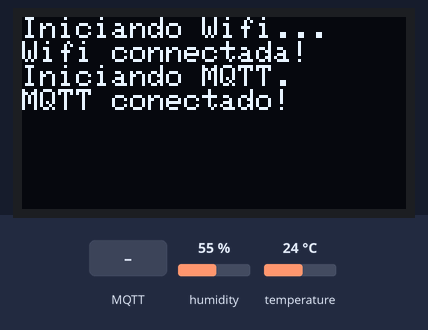
A sketch run on a simulated ESP32. Parts: 128×64 one-colour display. Inputs (shaded band) come from the test bench; at power-on: humidity 55 %, temperature 24 °C. WiFi joins after 1.5 s; servers stay silent unless stated; the display library's start-up logo is not drawn; no MQTT or app messages arrive unless stated; nothing arrives over Bluetooth unless stated; what the sketch prints to the serial monitor is not drawn.

Above: at 4.3 s.
4.4 s: MQTT message "1" arrives on the first subscribed topic
At 5.1 s:
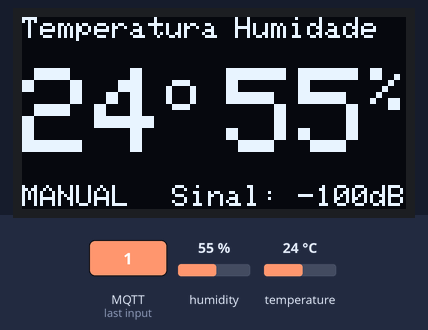
7.5 s: humidity set to 22 %
At 10.1 s:
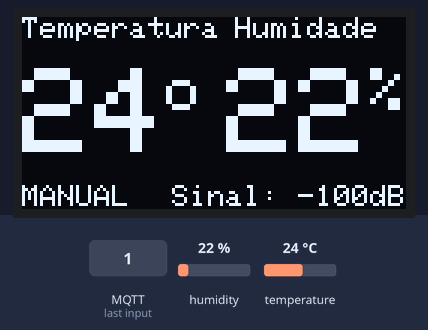
10.6 s: MQTT message "0" arrives on the first subscribed topic
At 11.9 s:
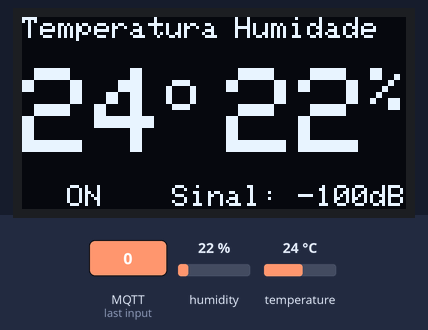
17.4 s: temperature set to 12 °C
At 27.1 s:
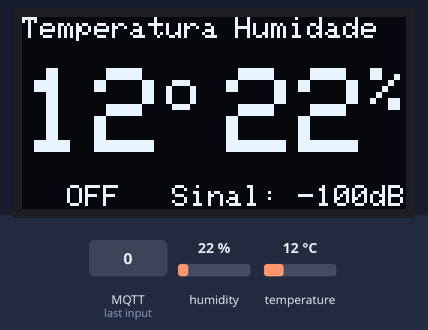
27.5 s: humidity set to 40 %
At 37.1 s:
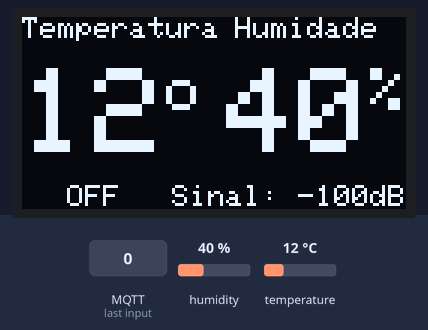
37.6 s: temperature set to 19 °C
At 47.2 s:
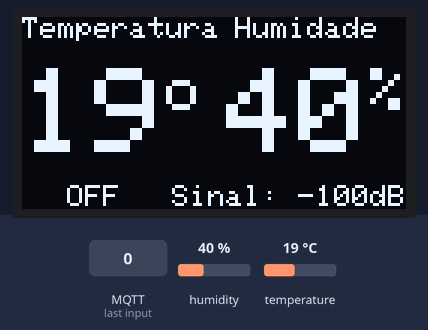
Timing chart, 0 to 48.7 s (numbered marks = the images above; inputs shaded):
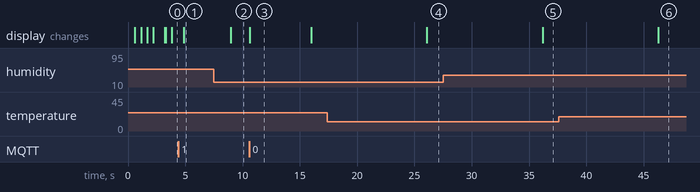

The sketch:

ESP32_Sensor_Presenca_BLE_OLED.ino
```cpp
// --- CONFIGURAÇÃO WIFI ---
#include <WiFi.h>
const char* ssid = "Alura-Wifi";
const char* password = "123456";
WiFiClient esp32Client;

// --- CONFIGURAÇÃO MQTT CLIENT ---
#include <PubSubClient.h>
PubSubClient client(esp32Client);
const char* mqtt_server = "192.168.0.1";
const char* mqtt_id = "ESP32-BLE";
const char* mqtt_user = "alura";
const char* mqtt_pass = "123456";
const char* mqtt_topico_sensor_temperatura = "ESP32/sensorTemperatura";
const char* mqtt_topico_sensor_umidade = "ESP32/sensorHumidade";
const char* mqtt_topico_sensor_presenca = "ESP32/sensorPresenca";
const char* mqtt_topico_sensor_sinal = "ESP32/nivelSinal";
const char* mqtt_topico_ativacao_manual = "ESP32/ativacaoManual";
boolean ativacaoManual = false;

// --- PARAMETROS DO DISPLAY OLED ---
#include <Adafruit_GFX.h>
#include <Adafruit_SSD1306.h>
Adafruit_SSD1306 display(128, 64, &Wire, -1);
long milissegundos = millis();

// --- PARAMETROS DO SENSOR DHT ---
#include "DHT.h"
#define DHTPIN 23
#define DHTTYPE DHT11
DHT dht(DHTPIN, DHTTYPE);
int temperaturaMedida = 0;
int umidadeMedida = 0;
int temperaturaAnterior = 0;
int umidadeAnterior = 0;

// --- PARAMETROS DO BLUETOOTH LE ---
#include <BLEDevice.h>
#include <BLEScan.h>
#include <BLEAdvertisedDevice.h>
int scanTime = 5;  //In seconds

// --- PARÂMETROS DOS DISPOSITIVOS BLE BUSCADO ---
int sinalRequerido = -65;
String nomeDispositivoBuscado = "Relogio RS4";
String macDispositivoBuscado = "**:**:**:**:**:**";
String estadoDaLuz = "";
String estadoDaLuzAnterior = "";
int dispositivoPresente = 0;
int nivelSinalMedido = -100;
int nivelSinalMqtt = -100;
int nivelSinalMqttAnterior = -100;
int contadorSinal = 0;
BLEScan *pBLEScan;

// ----------------------- CONFIGURAÇÕES INICIAIS ------------------
void setup() {
  Serial.begin(115200);
  configurarDisplay();
  conectarWifi();
  client.setServer(mqtt_server, 1883);
  client.setCallback(monitoraTopico);
  dht.begin();
  BLEDevice::init("");
}

// --------------------------LOOP PRINCIPAL ------------------------
void loop() {
  if (WiFi.status() != WL_CONNECTED) conectarWifi();
  if (!client.connected()) conectarMQTT();
  leSensorDHT();
  client.loop();
  if (doisSegundos()) {
    realizaScanBLE();
  }
  publicarLeiturasMQTT();
  mostrarLeiturasDisplay();
}

// ----------------------- FUNÇÕES AUXILIARES ----------------------

// --- CONFIGURAR DISPLAY OLED ---
void configurarDisplay() {
  display.begin(SSD1306_SWITCHCAPVCC, 0x3C);
  display.setTextColor(WHITE);
  display.display();
  delay(500);
  display.clearDisplay();
}

// --- CONECTAR A REDE WIFI ---
void conectarWifi() {
  display.setTextSize(1);
  display.setCursor(0,0);
  display.print("Iniciando Wifi");
  Serial.print("Iniciando conexão Wifi");
  display.display();
  WiFi.mode(WIFI_STA);
  WiFi.begin(ssid, password);
  while (WiFi.status() != WL_CONNECTED) {
    display.print(".");
    Serial.print(".");
    display.display();
    if (display.getCursorX() >= 126 && display.getCursorY() >= 56) {
      display.clearDisplay();
      display.setCursor(0,0);
      display.print("Iniciando Wifi");
      display.display();
    }
    delay(500);
  }
  display.println();
  display.println("Wifi connectada!");
  Serial.println(" connectada!");
  display.display();
  delay(1000);
}

// --- CONECTAR AO SERVIDOR MQTT ---
void conectarMQTT() {
  display.print("Iniciando MQTT");
  Serial.print("Iniciando conexão MQTT");
  display.display();
  while (!client.connected()) {
    client.connect(mqtt_id,mqtt_user,mqtt_pass);
    client.subscribe(mqtt_topico_ativacao_manual);
    display.print(".");
    Serial.print(".");
    display.display();
    if (display.getCursorX() >= 126 && display.getCursorY() >= 56) {
        display.clearDisplay();
        display.setCursor(0,0);
        display.print("Iniciando MQTT");
        display.display();
    }
    delay(500);
  }
  display.println();
  display.println("MQTT conectado!");
  Serial.println(" conectado!");
  display.display();
  delay(1000);
}

// --- MONITORA A TOPICO  ESP32/ativacaoManual ---
void monitoraTopico(char* mqtt_topico_ativacao_manual, byte* payload, unsigned int length) {
  if ((char)payload[0] == '1') {
    ativacaoManual = true;
    Serial.println("Ativação da luz manual - Sensor de presença desligado");
    estadoDaLuz = "ON";
  }  else {
    ativacaoManual = false;
    Serial.println("Desativação da luz manual - Sensor de presença ligado");
  }
}

// --- LÊ E TESTAR O SENSOR DHT ---
void leSensorDHT() {
  if (isnan(dht.readHumidity()) || isnan(dht.readTemperature())) {
    display.print("Falha no sensor DHT");
    Serial.print("Falha na conexão com o sensor DHT");
    display.display();
    while (isnan(dht.readHumidity()) || isnan(dht.readTemperature())) {
      display.print(".");
      Serial.print(".");
      display.display();
      if (display.getCursorX() >= 126 && display.getCursorY() >= 56) {
        display.clearDisplay();
        display.setCursor(0,0);
        display.print("Falha no sensor DHT");
        display.display();
      }
      delay(500);
    }
    display.println();
    display.print("Sensor reconectado!");
    Serial.println(" reconectado!");
    display.display();
    delay(1000);
  }
  umidadeMedida = dht.readHumidity();
  temperaturaMedida = dht.readTemperature();
  display.clearDisplay();
}

// --- FAZ O TRATAMENTO DOS DISPOSITIVOS BLE ESCANEADOS ---
class MyAdvertisedDeviceCallbacks : public BLEAdvertisedDeviceCallbacks {
  void onResult(BLEAdvertisedDevice advertisedDevice) {
    String dispositivoEscaneado = advertisedDevice.getAddress().toString().c_str();
    if (macDispositivoBuscado == dispositivoEscaneado) {
      nivelSinalMedido = advertisedDevice.getRSSI();
      nivelSinalMqtt = nivelSinalMedido;
      Serial.printf("%s, Sinal: %i > %i ?",nomeDispositivoBuscado,nivelSinalMedido,sinalRequerido);
      if (nivelSinalMedido >= sinalRequerido) {
        Serial.println(" SIM -> DISPOSITIVO DENTRO DA FAIXA!");
        dispositivoPresente = 3;
      } else {
        Serial.println(" NÂO -> DISPOSITIVO FORA DA FAIXA!");
      }
      pBLEScan->stop(); // Parar a varredura caso encontre o dispositivo procurado
    }
  }
};

// --- INICIA ESCANEANDO DISPOSITIVOS BLE ---
void realizaScanBLE() {
  if (!ativacaoManual) {
    pBLEScan = BLEDevice::getScan();  //create new scan
    pBLEScan->setAdvertisedDeviceCallbacks(new MyAdvertisedDeviceCallbacks());
    pBLEScan->setActiveScan(true);  //active scan uses more power, but get results faster
    pBLEScan->setInterval(100);
    pBLEScan->setWindow(99);  // less or equal setInterval value
    BLEScanResults *foundDevices = pBLEScan->start(scanTime, false);
    if (dispositivoPresente == 3 && nivelSinalMedido >= sinalRequerido) {
      estadoDaLuz = "ON";
    } else {
      if (--dispositivoPresente <= 0) {
        estadoDaLuz = "OFF";
        dispositivoPresente = 0;
      }
      if (nivelSinalMedido == -100) {
        Serial.println("DISPOSITIVO SEM SINAL!");
        nivelSinalMqtt = -100;
      }
    }
    pBLEScan->clearResults();  // limpa memória
    nivelSinalMedido = -100;
  }
}

// --- PUBLICA (MQTT) TEMPERATURA, UMIDADE E PRESENÇA ---
void publicarLeiturasMQTT(){
  if (temperaturaMedida != temperaturaAnterior) {
    temperaturaAnterior = temperaturaMedida;
    client.publish(mqtt_topico_sensor_temperatura, String(temperaturaMedida).c_str(), true);
  }
  if (umidadeMedida != umidadeAnterior) {
    umidadeAnterior = umidadeMedida;
    client.publish(mqtt_topico_sensor_umidade, String(umidadeMedida).c_str(), true);
  }
  if (nivelSinalMqtt != nivelSinalMqttAnterior) {
    contadorSinal++;
    client.publish(mqtt_topico_sensor_sinal, String(nivelSinalMqtt).c_str(), true);
    nivelSinalMqttAnterior = nivelSinalMqtt;
  }
  if (estadoDaLuz != estadoDaLuzAnterior) {
    estadoDaLuzAnterior = estadoDaLuz;
    client.publish(mqtt_topico_sensor_presenca, estadoDaLuz.c_str(), true);
  }
}

// --- EXIBE TEMPERATURA E UMIDADE NO DISPLAY ---
void mostrarLeiturasDisplay() {
  display.clearDisplay();
  display.setTextSize(1);
  display.setCursor(0,0);   display.print("Temperatura");
  display.setCursor(71,0);  display.print("Humidade");
  display.setTextSize(4);
  display.setCursor(0,17);  display.print(temperaturaMedida);
  display.setTextSize(2);   display.print("o");
  display.setTextSize(4);
  display.setCursor(68,17); display.print(umidadeMedida);
  display.setTextSize(2);   display.print("%");
  display.setTextSize(1);
  if (ativacaoManual) {
    display.setCursor(0,56);  display.print("MANUAL");
  } else {
    display.setCursor(15,56);  display.print(estadoDaLuz);
  }
  display.setCursor(50,56);  display.print("Sinal: ");
  display.print(nivelSinalMqtt);  display.print("dB");
  display.display();
  display.clearDisplay();
}

// --- CONTA DOIS SEGUNDOS E RETORNA TRUE ---
boolean doisSegundos() {
  if (millis() > milissegundos + 2000) {
    milissegundos = millis();
    return true;
  }
  return false;
}
```

Measured:
- after the input at 4.4 s, the display: changes after 0.46 s (image 1)
- after the input at 7.5 s, the display: changes after 1.4 s (image 2)
- after the input at 10.6 s, the display: changes at once (image 3)
- after the input at 17.4 s, the display: changes after 8.7 s (image 4)
- after the input at 27.5 s, the display: changes after 8.7 s (image 5)
- after the input at 37.6 s, the display: changes after 8.7 s (image 6)
- what the display in image 3 shows lasts 5.4 s, from 10.6 s to 16.0 s
